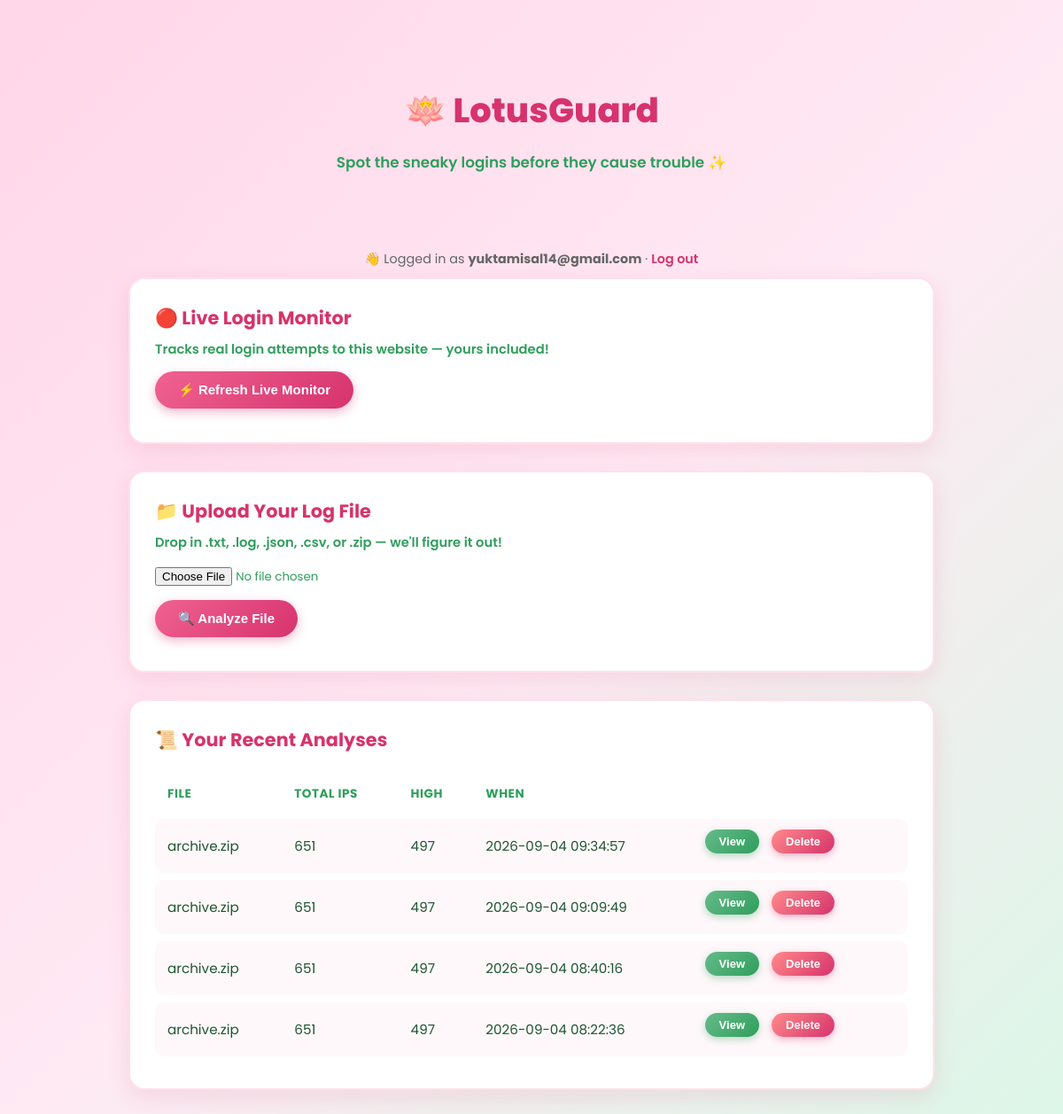
The app's page / (signed in) with its own data.
### tables this page shows
CREATE TABLE history (
            id INTEGER PRIMARY KEY AUTOINCREMENT,
            user_email TEXT NOT NULL,
            filename TEXT,
            total_ips INTEGER,
            high_severity_count INTEGER,
            timestamp TEXT,
            results_json TEXT,
            ai_summary TEXT,
            FOREIGN KEY (user_email) REFERENCES users(email)
        );

### app.py (the view)
@app.route("/")
@login_required
def home():
    rows = get_recent_history(current_user.id, limit=5)
    history = []
    for row in rows:
        history.append({
            "filename": row["filename"],
            "total_ips": row["total_ips"],
            "high_severity_count": row["high_severity_count"],
            "timestamp": row["timestamp"]
        })
    return render_template("index.html", user_email=current_user.id, history=history)

### app.py (called while the page is built)
@login_manager.user_loader
def load_user(email):
    row = get_user(email)
    if row is not None:
        return User(email)
    return None

### database.py (called while the page is built)
def get_connection():
    conn = sqlite3.connect(DB_FILE)
    conn.row_factory = sqlite3.Row
    return conn

def get_user(email):
    conn = get_connection()
    cursor = conn.cursor()
    cursor.execute("SELECT * FROM users WHERE email = ?", (email,))
    row = cursor.fetchone()
    conn.close()
    return row

def get_recent_history(user_email, limit=5):
    conn = get_connection()
    cursor = conn.cursor()
    cursor.execute("""
        SELECT * FROM history WHERE user_email = ? ORDER BY id DESC LIMIT ?
    """, (user_email, limit))
    rows = cursor.fetchall()
    conn.close()
    return rows

### templates/index.html (shortened to what this page needs)
<!DOCTYPE html>
<html lang="en">
<head>
</head>
<body>
    <div class="hero">
        <h1>🪷 LotusGuard</h1>
        <p>Spot the sneaky logins before they cause trouble ✨</p>
    </div>
    <div class="user-bar">👋 Logged in as <strong>{{ user_email }}</strong> · <a href="/logout">Log out</a></div>
    <div class="card">
        <h2>🔴 Live Login Monitor</h2>
        <p class="subtitle">Tracks real login attempts to this website — yours included!</p>
        <button onclick="runLiveMonitor()">⚡ Refresh Live Monitor</button>
    </div>
    <div class="card">
        <h2>📁 Upload Your Log File</h2>
        <p class="subtitle">Drop in .txt, .log, .json, .csv, or .zip — we'll figure it out!</p>
        <input type="file" id="fileInput">
        <br>
        <button onclick="uploadAndAnalyze()">🔍 Analyze File</button>
    </div>
    {% if history %}
    <div class="card">
        <h2>📜 Your Recent Analyses</h2>
        <table>
            <thead><tr><th>File</th><th>Total IPs</th><th>High</th><th>When</th><th></th></tr></thead>
            <tbody>
                {% for entry in history %}
                <tr>
                    <td>{{ entry.filename }}</td>
                    <td>{{ entry.total_ips }}</td>
                    <td>{{ entry.high_severity_count }}</td>
                    <td>{{ entry.timestamp }}</td>
                    <td>
                        <button class="view-btn" onclick="viewHistory({{ loop.index0 }})">View</button>
                        <button class="delete-btn" onclick="deleteHistory({{ loop.index0 }}, this)">Delete</button>
                    </td>
                </tr>
                {% endfor %}
            </tbody>
        </table>
    </div>
    {% endif %}
</body>
</html>

### templates/index.html (style rules this page uses)
* { box-sizing: border-box; }
body { font-family: 'Poppins', sans-serif; background: linear-gradient(135deg, #ffd6e8 0%, #ffe9f3 50%, #d9f7e6 100%); color: #1e5631; max-width: 950px; margin: 0 auto; padding: 30px 20px 80px; }
.hero { text-align: center; padding: 40px 20px; margin-bottom: 30px; }
.hero h1 { font-size: 2.4em; font-weight: 800; color: #d6336c; margin-bottom: 6px; }
.hero p { font-size: 1.05em; color: #2f9e5c; font-weight: 600; }
.user-bar { text-align: center; font-size: 0.9em; color: #666; margin-bottom: 10px; }
.user-bar a { color: #d6336c; font-weight: 600; text-decoration: none; }
.card { background: #ffffff; border-radius: 18px; padding: 28px; margin-bottom: 30px; box-shadow: 0 8px 24px rgba(214, 51, 108, 0.12); border: 2px solid #ffe0ec; }
.card h2 { margin-top: 0; color: #d6336c; font-size: 1.3em; }
.card p.subtitle { color: #2f9e5c; font-weight: 600; margin-top: -8px; font-size: 0.92em; }
button { background: linear-gradient(135deg, #f06292, #d6336c); color: #ffffff; border: none; padding: 12px 26px; font-size: 15px; font-weight: 600; border-radius: 30px; cursor: pointer; margin-bottom: 10px; margin-right: 10px; box-shadow: 0 4px 12px rgba(214, 51, 108, 0.35); transition: transform 0.15s ease, box-shadow 0.15s ease; }
.view-btn { background: linear-gradient(135deg, #66bb8a, #2f9e5c); padding: 6px 16px; font-size: 13px; box-shadow: 0 3px 8px rgba(47, 158, 92, 0.35); }
.delete-btn { background: linear-gradient(135deg, #ff8a8a, #d6336c); padding: 6px 16px; font-size: 13px; box-shadow: 0 3px 8px rgba(214, 51, 108, 0.35); }
input[type="file"] { margin-bottom: 16px; color: #2f9e5c; font-family: 'Poppins', sans-serif; }
table { width: 100%; border-collapse: separate; border-spacing: 0 8px; }
th { text-align: left; padding: 10px 14px; color: #2f9e5c; font-size: 0.85em; text-transform: uppercase; letter-spacing: 0.5px; }
td { padding: 12px 14px; background: #fff8fb; font-size: 0.95em; }
tr td:first-child { border-radius: 10px 0 0 10px; }
tr td:last-child { border-radius: 0 10px 10px 0; }
a { color: #2f9e5c; }

### records on screen
history: filename "archive.zip", total_ips "651", high_severity_count "497", timestamp "2026-09-04 09:34:57"
history: filename "archive.zip", total_ips "651", high_severity_count "497", timestamp "2026-09-04 09:09:49"
history: filename "archive.zip", total_ips "651", high_severity_count "497", timestamp "2026-09-04 08:40:16"
history: filename "archive.zip", total_ips "651", high_severity_count "497", timestamp "2026-09-04 08:22:36"

### other values on screen
{{ user_email }} "yuktamisal14@gmail.com"
